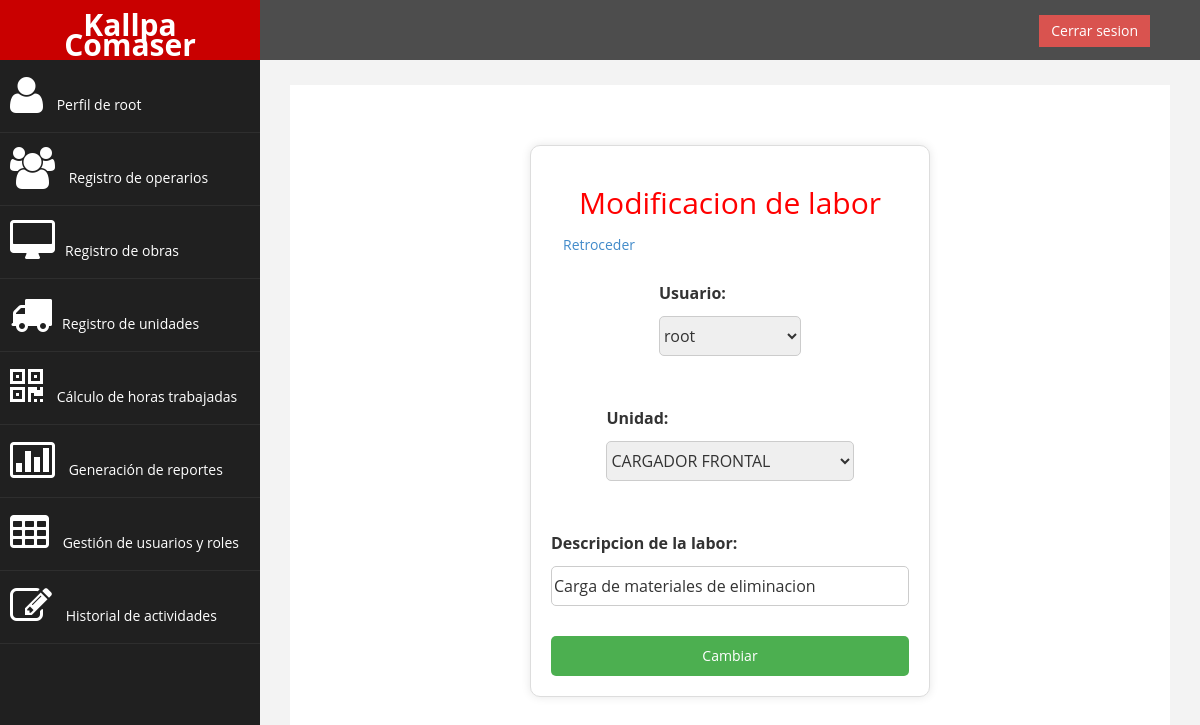
The page /modificar_labor/1/ (signed in) on the database as committed earlier.
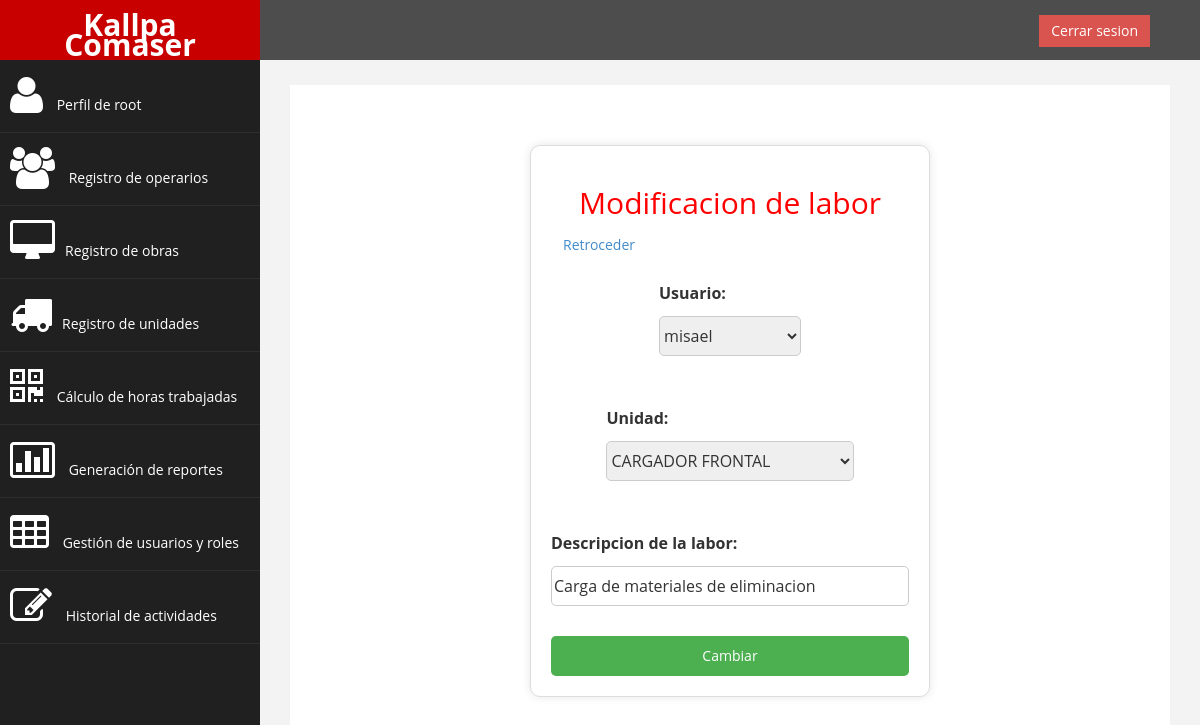
The same page on the database as committed later.
### sistemaLogeo/models.py (models this page shows, shortened)
class LABOR(models.Model):
    CodLab = models.AutoField(primary_key=True)
    CodUsu = models.ForeignKey(User, on_delete=models.CASCADE, db_column='CodUsu')
    CodUni = models.ForeignKey(UNIDAD, on_delete=models.CASCADE, db_column='CodUni')
    LabDes = models.CharField(max_length=60)
    class Meta:
        constraints = [
            models.UniqueConstraint(fields=['CodUsu', 'CodUni'], name='unique_codusu_coduni')
        ]

### sistemaLogeo/views.py (the view)
# urls.py: path('modificar_labor/<int:labor_CodLab>/', modificar_labor, name='modificar_labor'),
@login_required
@user_passes_test(permisoElevados, login_url='/')
def modificar_labor(request, labor_CodLab):
    labor = get_object_or_404(LABOR, CodLab=labor_CodLab)
    if request.method == 'POST':
        form = LaborForm(request.POST, instance=labor)
        if form.is_valid():
            form.save()
            return redirect('listar_usuarios')
    else:
        form = LaborForm(instance=labor)
    return render(request, 'labor/modificar_labor.html', {'form': form, 'labor': labor})

### sistemaLogeo/forms.py
class LaborForm(forms.ModelForm):
    LabDes = forms.CharField(max_length=60,label='Descripcion de la labor')
    class Meta:
        model = LABOR
        fields = ['CodUsu', 'CodUni', 'LabDes']
        labels = {
            'CodUsu': 'Usuario',
            'CodUni': 'Unidad',
            'LabDes': 'Descripción de la Labor'
        }
        widgets = {
            'LabDes': forms.TextInput(attrs={'maxlength': 60}),
        }

### sistemaLogeo/models.py (called while the page is built)
    def __str__(self):
        return f"{self.NomUni}"

### sistemaLogeo/views.py (called while the page is built)
def permisoElevados(user):
    return user.is_staff or user.is_superuser

### sistemaLogeo/templates/labor/modificar_labor.html (shortened to what this page needs)
{% extends "base.html" %}
{% block nuevo %}
{% load static %}
<link rel="stylesheet" type="text/css" href="{% static 'css/form.css' %}">
{% endblock %}
{% block content %}
<div class="container" style="width: 400px;">
    <h2 class="text-center">Modificacion de labor</h2>
    <a href="{% url 'listar_usuarios'%}" class="btn square-btn-adjust"> Retroceder</a>
    <form method="post">
        {{ form.as_p }}
        <button id="funcionamiento" type="submit">Cambiar</button>
    </form>
</div>
{% endblock %}

Rows that differ between the two databases and show on the page:
changed LABOR "Carga de materiales de eliminacion": CodUsu "root" → "misael"
